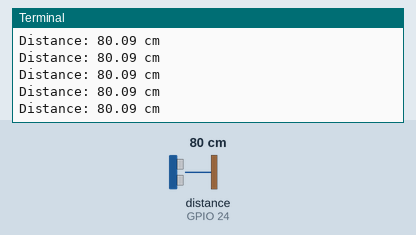
Simulated run of this program. Board: Raspberry Pi (BCM pin numbers). On the bench: the last lines printed to the terminal. Inputs (shaded band) come from the test bench; at power-on: distance to the obstacle (sensor on GPIO 24) 80 cm. The echo pulse lasts 58.3 µs per cm; the clock reads 2024-03-15 10:24:30 at power-on unless the program sets it.

Above: at 1.2 s.
1.3 s: distance to the obstacle (sensor on GPIO 24) set to 2 cm
At 1.49 s:
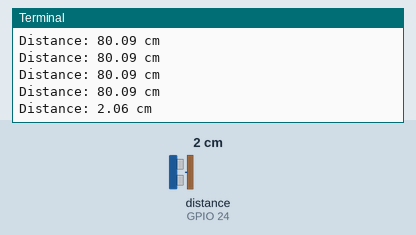
2.8 s: distance to the obstacle (sensor on GPIO 24) set to 4 cm
At 2.82 s:
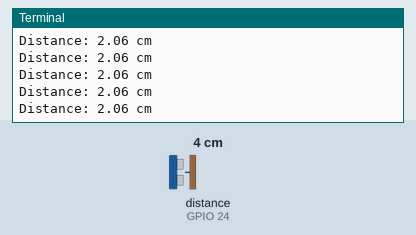
Timing chart, 0 to 5.8 s (numbered marks = the images above; inputs shaded):
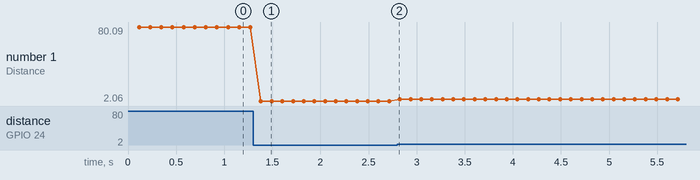

The program:

usonic.py
```python
import RPi.GPIO as GPIO
import time

while True:
  GPIO.setmode(GPIO.BCM)

  TRIG = 23
  ECHO = 24

  GPIO.setup(TRIG,GPIO.OUT)
  GPIO.setup(ECHO,GPIO.IN)
  GPIO.output(TRIG, False)

  time.sleep(0.01)

  GPIO.output(TRIG, True)
  time.sleep(0.1)
  GPIO.output(TRIG, False)

  while GPIO.input(ECHO)==0:

    pulse_start = time.time()

  while GPIO.input(ECHO)==1:

    pulse_end = time.time()

  pulse_duration = pulse_end - pulse_start
  distance = pulse_duration * 17150
  distance = round(distance, 2)

  print "Distance:",distance,"cm"

  GPIO.cleanup()
```

Measured:
- after the input at 1.3 s, the terminal: prints a new line after 0.08 s (image 1)
- plotted number 1: 80.09 → 2.06 after the input at 1.3 s, 2.06 → 4.1 after the input at 2.8 s
